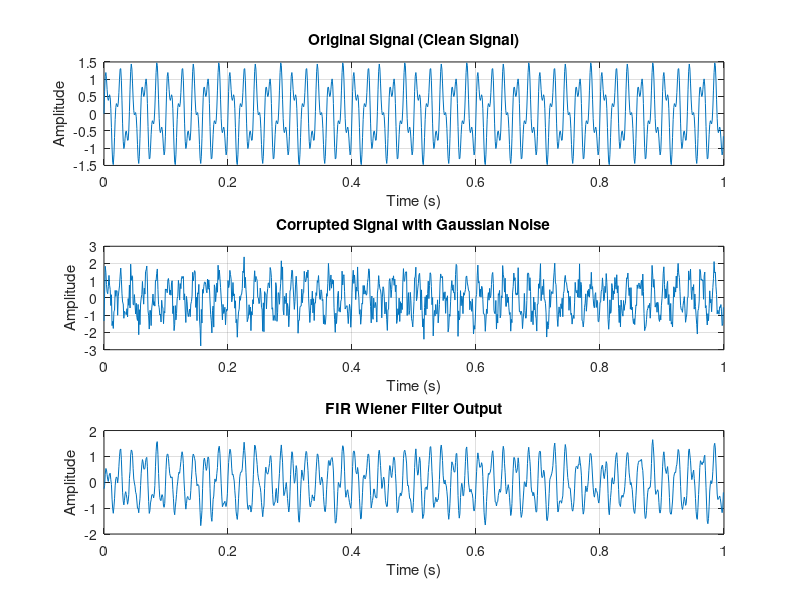
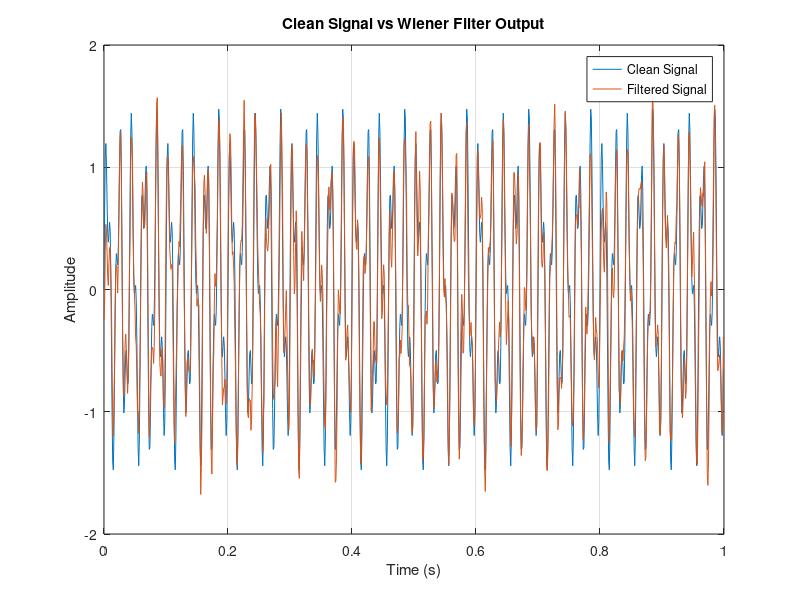

Write MATLAB code to recreate these figures, in order.
clc;
clear;
close all;

Fs = 1000;
N = 1000;
t = (0:N-1) / Fs;
f1 = 50;
f2 = 120;
d = sin(2*pi*f1*t) + 0.5*sin(2*pi*f2*t);
rng(1);
noise = 0.5*randn(1, N);
x = d + noise;

M = 20;
L = M + 1;
rxx_full = xcorr(x, M, 'biased');
rxx = rxx_full(M+1:end);
rxx = rxx(:);
rdx_full = xcorr(d, x, M, 'biased');
rdx = rdx_full(M+1:end);
rdx = rdx(:);
R = toeplitz(rxx);
h = R \ rdx;

disp('FIR Wiener filter coefficients:');
disp(h);
y = filter(h, 1, x);
MSE_before = mean((d - x).^2);
MSE_after = mean((d - y).^2);
fprintf('\nMSE before filtering = %.4f\n', MSE_before);
fprintf('MSE after filtering = %.4f\n', MSE_after);

figure(1);

subplot(3, 1, 1);
plot(t, d);
title('Original Signal (Clean Signal)');
xlabel('Time (s)');
ylabel('Amplitude');
grid on;

subplot(3, 1, 2);
plot(t, x);
title('Corrupted Signal with Gaussian Noise');
xlabel('Time (s)');
ylabel('Amplitude');
grid on;

subplot(3, 1, 3);
plot(t, y);
title('FIR Wiener Filter Output');
xlabel('Time (s)');
ylabel('Amplitude');
grid on;

figure(2);
plot(t, d);
hold on;
plot(t, y);
xlabel('Time (s)');
ylabel('Amplitude');
title('Clean Signal vs Wiener Filter Output');
legend('Clean Signal', 'Filtered Signal');
grid on;
hold off;
